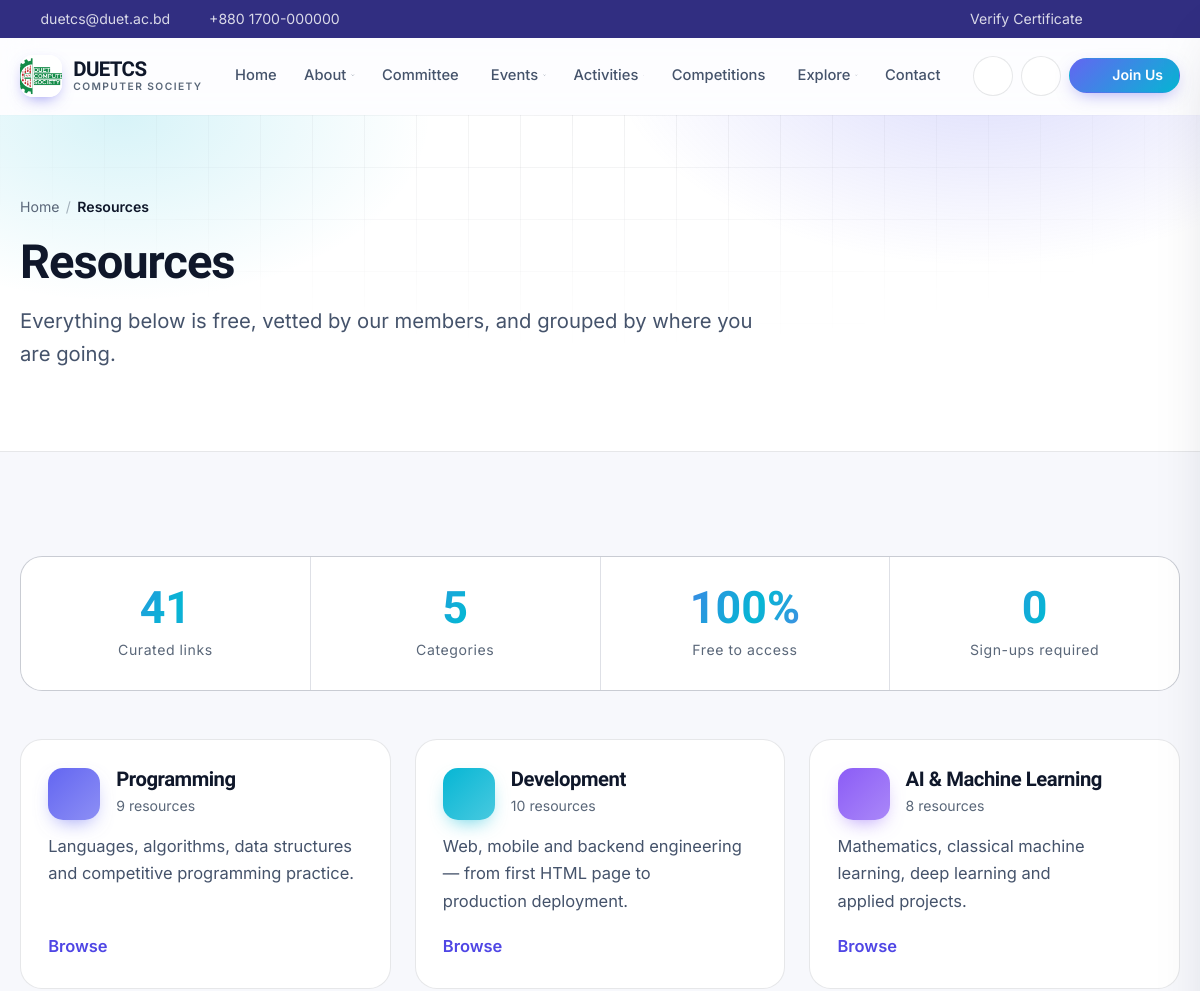
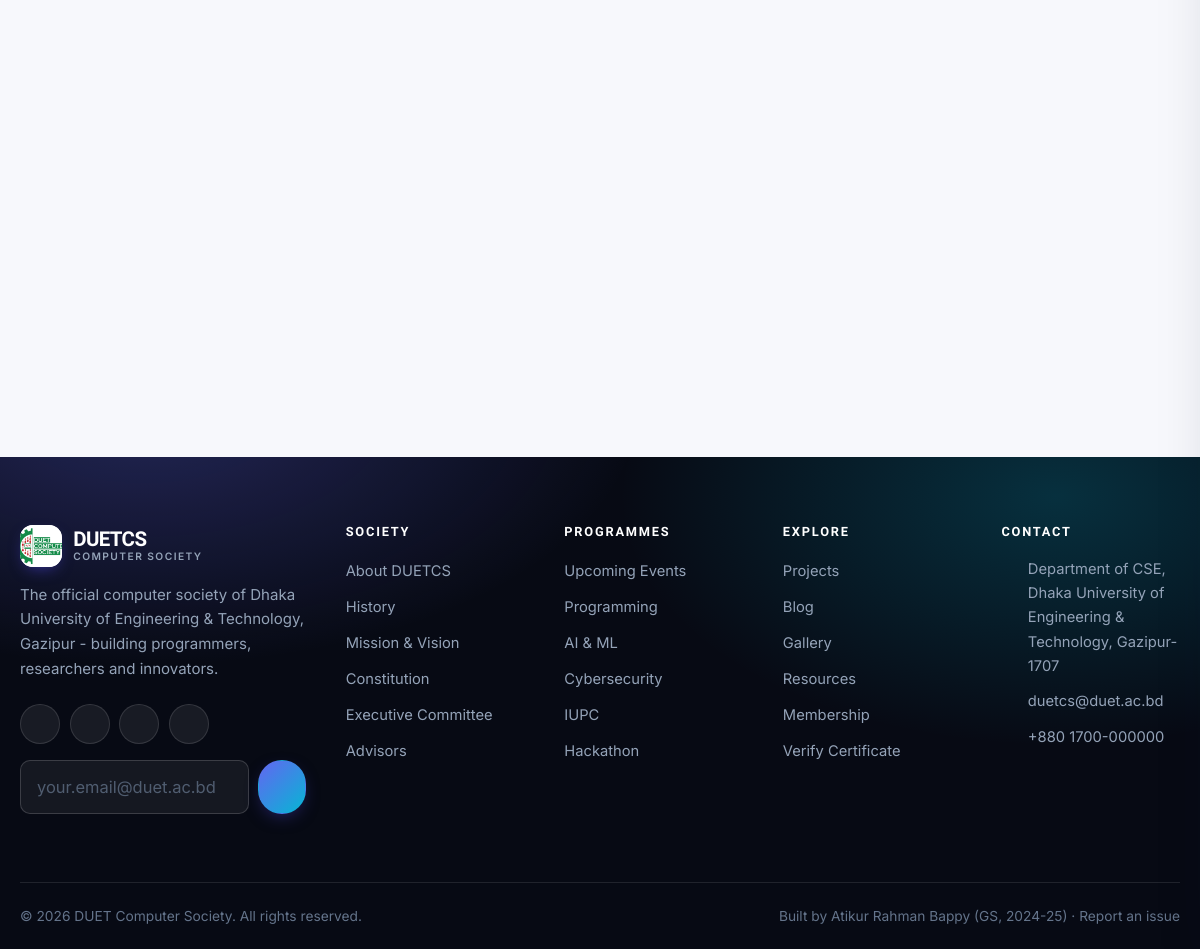
Page /index.php?p=resources on the committed database (2 pictures, top to bottom).
### tables this page shows
CREATE TABLE resource_categories (
  id          INT UNSIGNED NOT NULL AUTO_INCREMENT,
  slug        VARCHAR(60)  NOT NULL,
  name        VARCHAR(80)  NOT NULL,
  icon        VARCHAR(30)  NOT NULL DEFAULT 'book',
  description VARCHAR(300) DEFAULT NULL,
  accent      VARCHAR(20)  NOT NULL DEFAULT '#6366f1',
  sort_order  INT NOT NULL DEFAULT 0,
  PRIMARY KEY (id),
  UNIQUE KEY uq_rescat_slug (slug)
);

### index.php (called while the page is built, shortened)
<?php
require __DIR__ . '/config/database.php';
require __DIR__ . '/app/helpers.php';
require __DIR__ . '/app/components.php';
$raw   = (string) ($_GET['p'] ?? '');
$raw   = preg_replace('#[^A-Za-z0-9/_\-]#', '', $raw);
$route = trim($raw, '/');
$segments   = $route === '' ? [] : explode('/', $route);
$controller = $segments[0] ?? '';
$routes = [
    'home'         => 'home',
    'about'        => 'about',
    'committee'    => 'committee',
    'events'       => 'events',
    'event'        => 'events',
    'activities'   => 'activities',
    'activity'     => 'activities',
    'competitions' => 'competitions',
    'competition'  => 'competitions',
    'projects'     => 'projects',
    'project'      => 'projects',
    'blog'         => 'blog',
    'gallery'      => 'gallery',
    'resources'    => 'resources',
    'membership'   => 'membership',
    'certificates' => 'certificates',
    'contact'      => 'contact',
    'search'       => 'search',
    'login'        => 'account',
    'register'     => 'account',
    'logout'       => 'account',
    'dashboard'    => 'account',
    'profile'      => 'account',
    'admin'        => 'admin',
];
$file = BASE_PATH . '/app/controllers/' . $routes[$controller] . '.php';
require $file;

### config/database.php (called while the page is built, shortened)
<?php
function db(): PDO
{
    static $pdo = null;
    if ($pdo instanceof PDO) {
        return $pdo;
    }
    $dsn = 'mysql:host=' . DB_HOST . ';port=' . DB_PORT
         . ';dbname=' . DB_NAME . ';charset=' . DB_CHARSET;
    $options = [
        PDO::ATTR_ERRMODE            => PDO::ERRMODE_EXCEPTION,
        PDO::ATTR_DEFAULT_FETCH_MODE => PDO::FETCH_ASSOC,
        PDO::ATTR_EMULATE_PREPARES   => false,
    ];
    try {
        $pdo = new PDO($dsn, DB_USER, DB_PASS, $options);
    } catch (PDOException $e) {
        http_response_code(500);
        $hint = DEBUG ? htmlspecialchars($e->getMessage(), ENT_QUOTES, 'UTF-8') : 'Database unavailable.';
        exit('<div style="font:16px/1.6 system-ui;max-width:640px;margin:80px auto;padding:32px;border:1px solid #e11d48;border-radius:12px">'
           . '<h2 style="margin:0 0 12px">Database connection failed</h2>'
           . '<p style="color:#64748b">' . $hint . '</p>'
           . (DEBUG ? '<p style="color:#64748b">Start MySQL in XAMPP, then import <code>database/schema.sql</code> via phpMyAdmin.</p>' : '')
           . '</div>');
    }
    return $pdo;
}
function q(string $sql, array $params = []): PDOStatement
{
    $stmt = db()->prepare($sql);
    $stmt->execute($params);
    return $stmt;
}
function fetchAll(string $sql, array $params = []): array
{
    return q($sql, $params)->fetchAll();
}

### views/pages/resources.php (the view, shortened to what this page needs)
<section class="section">
  <div class="container">
    <div class="stats-strip reveal" style="margin-bottom:3rem">
      <div class="stat"><span class="num" data-count="<?= (int) $total ?>">0</span><span class="lbl">Curated links</span></div>
      <div class="stat"><span class="num"><?= count($categories) ?></span><span class="lbl">Categories</span></div>
      <div class="stat"><span class="num">100%</span><span class="lbl">Free to access</span></div>
      <div class="stat"><span class="num">0</span><span class="lbl">Sign-ups required</span></div>
    </div>
    <div class="grid grid-2">
      <?php foreach ($categories as $c): ?>
        <a class="feature reveal" href="<?= url('resources/' . $c['slug']) ?>"
           style="--accent:linear-gradient(135deg, <?= e($c['accent']) ?>, <?= e($c['accent']) ?>bb); --accent-solid:<?= e($c['accent']) ?>">
          <div style="display:flex;align-items:center;gap:1rem">
            <span class="feature-icon"><?= icon($c['icon']) ?></span>
            <div>
              <h3><?= e($c['name']) ?></h3>
              <span class="muted" style="font-size:var(--step--1)"><?= (int) ($counts[$c['slug']] ?? 0) ?> resources</span>
            </div>
          </div>
          <p><?= e($c['description']) ?></p>
          <span class="link">Browse <?= icon('arrow') ?></span>
        </a>
      <?php endforeach; ?>
    </div>
  </div>
</section>

### app/helpers.php (shortened to what this page needs)
<?php
function e($value): string
{
    return htmlspecialchars((string) ($value ?? ''), ENT_QUOTES | ENT_SUBSTITUTE, 'UTF-8');
}
function url(string $path = ''): string
{
    $path = trim($path, '/');
    if ($path === '') {
        return BASE_URL . '/';
    }
    return PRETTY_URLS
        ? BASE_URL . '/' . $path
        : BASE_URL . '/index.php?p=' . $path;
}
function view(string $template, array $data = []): void
{
    extract($data, EXTR_SKIP);
    $file = BASE_PATH . '/views/' . $template . '.php';
    require $file;
}
function page(string $template, array $data = []): void
{
    require BASE_PATH . '/views/layouts/header.php';
    view('pages/' . $template, $data);
    require BASE_PATH . '/views/layouts/footer.php';
}
function icon(string $name, string $class = 'icon'): string
{
    $body = $p[$name] ?? $p['code'];
    return '<svg class="' . e($class) . '" viewBox="0 0 24 24" fill="none" stroke="currentColor" stroke-width="1.8" '
         . 'stroke-linecap="round" stroke-linejoin="round" aria-hidden="true">' . $body . '</svg>';
}

### rows in the picture
resource_categories: name "Programming", slug "9", description "Languages, algorithms, data structures and competitive programming practice."
resource_categories: name "Development", slug "10", description "Web, mobile and backend engineering — from first HTML page to production deployment."
resource_categories: name "AI & Machine Learning", slug "8", description "Mathematics, classical machine learning, deep learning and applied projects."

### other values in the picture
setting('site_email', SITE_EMAIL) "duetcs@duet.ac.bd"
setting('site_phone', SITE_PHONE) "+880 1700-000000"
SITE_SHORT "DUETCS"
$item['label'] "Home"
$item['label'] "About"
$item['label'] "Committee"
$item['label'] "Events"
$item['label'] "Activities"
$item['label'] "Competitions"
$item['label'] "Explore"
$item['label'] "Contact"
$label "Resources"
$title "Resources"
$subtitle "Everything below is free, vetted by our members, and grouped by where you are going."
SITE_DESC "The official computer society of Dhaka University of Engineering & Technology, Gazipur - building programmers, researchers and innovators."
